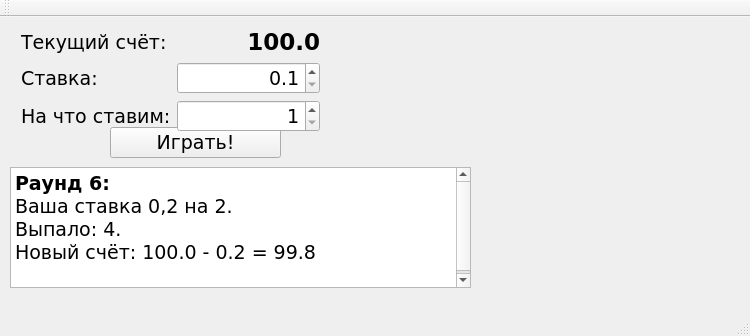
<?xml version="1.0" encoding="UTF-8"?>
<ui version="4.0">
 <class>MainWindow</class>
 <widget class="QMainWindow" name="MainWindow">
  <property name="geometry">
   <rect>
    <x>0</x>
    <y>0</y>
    <width>750</width>
    <height>336</height>
   </rect>
  </property>
  <property name="font">
   <font>
    <family>Verdana</family>
    <pointsize>14</pointsize>
   </font>
  </property>
  <property name="windowTitle">
   <string>MainWindow</string>
  </property>
  <widget class="QWidget" name="centralWidget">
   <widget class="QPushButton" name="playButton">
    <property name="geometry">
     <rect>
      <x>110</x>
      <y>110</y>
      <width>171</width>
      <height>31</height>
     </rect>
    </property>
    <property name="text">
     <string>Играть!</string>
    </property>
   </widget>
   <widget class="QTextEdit" name="gameLog">
    <property name="geometry">
     <rect>
      <x>10</x>
      <y>150</y>
      <width>461</width>
      <height>121</height>
     </rect>
    </property>
    <property name="autoFillBackground">
     <bool>false</bool>
    </property>
    <property name="sizeAdjustPolicy">
     <enum>QAbstractScrollArea::AdjustToContents</enum>
    </property>
    <property name="html">
     <string>&lt;!DOCTYPE HTML PUBLIC &quot;-//W3C//DTD HTML 4.0//EN&quot; &quot;http://www.w3.org/TR/REC-html40/strict.dtd&quot;&gt;
&lt;html&gt;&lt;head&gt;&lt;meta name=&quot;qrichtext&quot; content=&quot;1&quot; /&gt;&lt;style type=&quot;text/css&quot;&gt;
p, li { white-space: pre-wrap; }
&lt;/style&gt;&lt;/head&gt;&lt;body style=&quot; font-family:'Verdana'; font-size:14pt; font-weight:400; font-style:normal;&quot;&gt;
&lt;p style=&quot; margin-top:0px; margin-bottom:0px; margin-left:0px; margin-right:0px; -qt-block-indent:0; text-indent:0px;&quot;&gt;&lt;span style=&quot; font-weight:600;&quot;&gt;Раунд 6:&lt;/span&gt;&lt;/p&gt;
&lt;p style=&quot; margin-top:0px; margin-bottom:0px; margin-left:0px; margin-right:0px; -qt-block-indent:0; text-indent:0px;&quot;&gt;Ваша ставка 0,2 на 2.&lt;/p&gt;
&lt;p style=&quot; margin-top:0px; margin-bottom:0px; margin-left:0px; margin-right:0px; -qt-block-indent:0; text-indent:0px;&quot;&gt;Выпало: 4.&lt;/p&gt;
&lt;p style=&quot; margin-top:0px; margin-bottom:0px; margin-left:0px; margin-right:0px; -qt-block-indent:0; text-indent:0px;&quot;&gt;Новый счёт: 100.0 - 0.2 = 99.8&lt;/p&gt;
&lt;p style=&quot;-qt-paragraph-type:empty; margin-top:0px; margin-bottom:0px; margin-left:0px; margin-right:0px; -qt-block-indent:0; text-indent:0px;&quot;&gt;&lt;br /&gt;&lt;/p&gt;&lt;/body&gt;&lt;/html&gt;</string>
    </property>
   </widget>
   <widget class="QWidget" name="formLayoutWidget">
    <property name="geometry">
     <rect>
      <x>10</x>
      <y>0</y>
      <width>321</width>
      <height>101</height>
     </rect>
    </property>
    <layout class="QFormLayout" name="formLayout">
     <property name="sizeConstraint">
      <enum>QLayout::SetMinimumSize</enum>
     </property>
     <property name="fieldGrowthPolicy">
      <enum>QFormLayout::AllNonFixedFieldsGrow</enum>
     </property>
     <item row="0" column="0">
      <widget class="QLabel" name="label">
       <property name="text">
        <string>Текущий счёт:</string>
       </property>
      </widget>
     </item>
     <item row="1" column="0">
      <widget class="QLabel" name="label_2">
       <property name="text">
        <string>Ставка:</string>
       </property>
      </widget>
     </item>
     <item row="1" column="1">
      <widget class="QDoubleSpinBox" name="betEdit">
       <property name="alignment">
        <set>Qt::AlignRight|Qt::AlignTrailing|Qt::AlignVCenter</set>
       </property>
       <property name="suffix">
        <string/>
       </property>
       <property name="decimals">
        <number>1</number>
       </property>
       <property name="minimum">
        <double>0.100000000000000</double>
       </property>
       <property name="maximum">
        <double>102.000000000000000</double>
       </property>
       <property name="singleStep">
        <double>0.100000000000000</double>
       </property>
      </widget>
     </item>
     <item row="2" column="0">
      <widget class="QLabel" name="label_3">
       <property name="text">
        <string>На что ставим:</string>
       </property>
      </widget>
     </item>
     <item row="2" column="1">
      <widget class="QSpinBox" name="numberEdit">
       <property name="alignment">
        <set>Qt::AlignRight|Qt::AlignTrailing|Qt::AlignVCenter</set>
       </property>
       <property name="minimum">
        <number>1</number>
       </property>
       <property name="maximum">
        <number>36</number>
       </property>
       <property name="value">
        <number>1</number>
       </property>
      </widget>
     </item>
     <item row="0" column="1">
      <widget class="QLabel" name="balanceLabel">
       <property name="font">
        <font>
         <pointsize>17</pointsize>
         <weight>75</weight>
         <bold>true</bold>
        </font>
       </property>
       <property name="text">
        <string>100.0</string>
       </property>
       <property name="alignment">
        <set>Qt::AlignRight|Qt::AlignTrailing|Qt::AlignVCenter</set>
       </property>
      </widget>
     </item>
    </layout>
   </widget>
  </widget>
  <widget class="QMenuBar" name="menuBar">
   <property name="geometry">
    <rect>
     <x>0</x>
     <y>0</y>
     <width>750</width>
     <height>21</height>
    </rect>
   </property>
  </widget>
  <widget class="QToolBar" name="mainToolBar">
   <attribute name="toolBarArea">
    <enum>TopToolBarArea</enum>
   </attribute>
   <attribute name="toolBarBreak">
    <bool>false</bool>
   </attribute>
  </widget>
  <widget class="QStatusBar" name="statusBar"/>
 </widget>
 <layoutdefault spacing="6" margin="11"/>
 <resources/>
 <connections/>
</ui>
